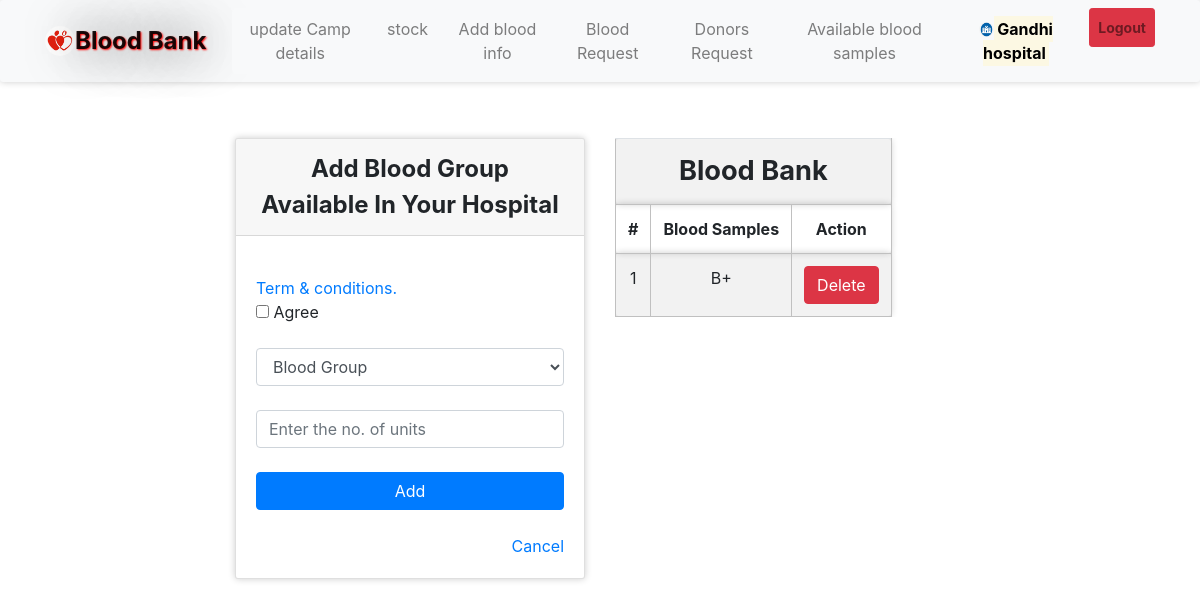
Before: /bloodinfo.php (signed in) with the older database file.
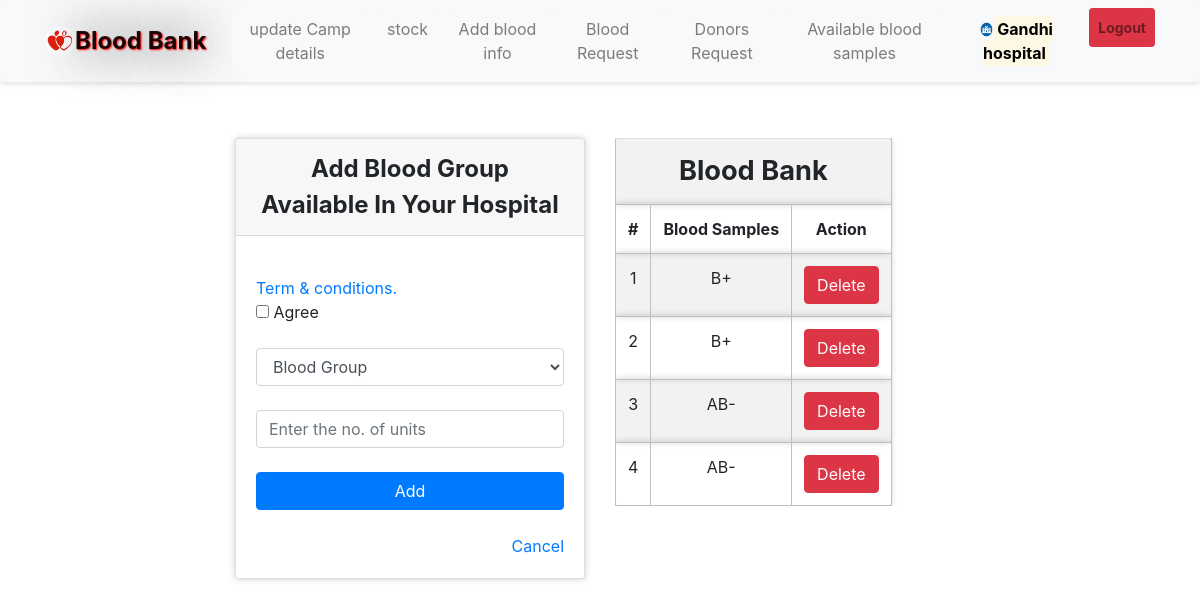
After: the same page with the newer database file.
### tables this page shows
CREATE TABLE IF NOT EXISTS `bloodinfo` (
  `bid` int(11) NOT NULL,
  `hid` int(3) NOT NULL,
  `bg` varchar(10) NOT NULL,
  `units` int(10) NOT NULL
);

### message.php (called while the page is built, shortened)
<?php $counter=0; if(isset($_GET['msg'])) { ?>
	<div class="col-5 alert alert alert-success alert-dismissible fade show card" id="message">
		<button type="button" class="close" data-dismiss="alert" title="close">&times;</button><?php echo $_GET['msg'];?>
	</div>
<?php }?>

### bloodinfo.php (the view, shortened to what this page needs)
<?php
require 'file/connection.php';
if (!isset($_SESSION['hid'])) {
  header('location:login.php');
} else {
?>
  <!DOCTYPE html>
  <html>
  <?php require 'head.php'; ?>
  <body>
    <?php require 'header.php'; ?>
    <div class="container cont">
      <?php require 'message.php'; ?>
      <div class="row justify-content-center">
        <div class="col-lg-4 col-md-5 col-sm-6 col-xs-7 mb-5">
          <div class="card">
            <div class="card-header title">Add blood group available in your hospital</div>
            <div class="card-body">
              <form action="file/infoAdd.php" method="post">
                <a data-toggle="collapse" href="#collapseExample" role="button" aria-expanded="false" aria-controls="collapseExample" title="click to see">Term & conditions. </a><br>
                <input type="checkbox" name="condition" value="agree" required> Agree<br><br>
                <select class="form-control" name="bg" required="">
                  <option disabled selected>Blood Group</option>
                </select><br>
                <input type="number" name="unit" id="unit" placeholder="Enter the no. of units" class="form-control"><br>
                <input type="submit" name="add" value="Add" class="btn btn-primary btn-block"><br>
                <a href="index.php" class="float-right" title="click here">Cancel</a>
              </form>
            </div>
          </div>
        </div>
        <?php if (isset($_SESSION['hid'])) {
          $hid = $_SESSION['hid'];
          $sql = "select * from bloodinfo where hid='$hid'";
          $result = mysqli_query($conn, $sql);
        }
        ?>
        <div class="col-lg-4 col-md-5 col-sm-6 col-xs-7 mb-5">
          <table class="table table-striped table-responsive">
            <th colspan="4" class="title">Blood Bank</th>
            <tr>
              <th>#</th>
              <th>Blood Samples</th>
              <th>Action</th>
            </tr>
            <?php while ($row = mysqli_fetch_array($result)) { ?>
              <tr>
                <td><?php echo ++$counter; ?></td>
                <td><?php echo $row['bg']; ?></td>
                <td><a href="file/delete.php?bid=<?php echo $row['bid']; ?>" class="btn btn-danger">Delete</a></td>
              </tr>
            <?php } ?>
          </table>
        </div>
      </div>
    </div>
  </body>
<?php } ?>

Changed rows visible on the page:
added bloodinfo: bg "B+"
added bloodinfo: bg "AB-"
added bloodinfo: bg "AB-"
